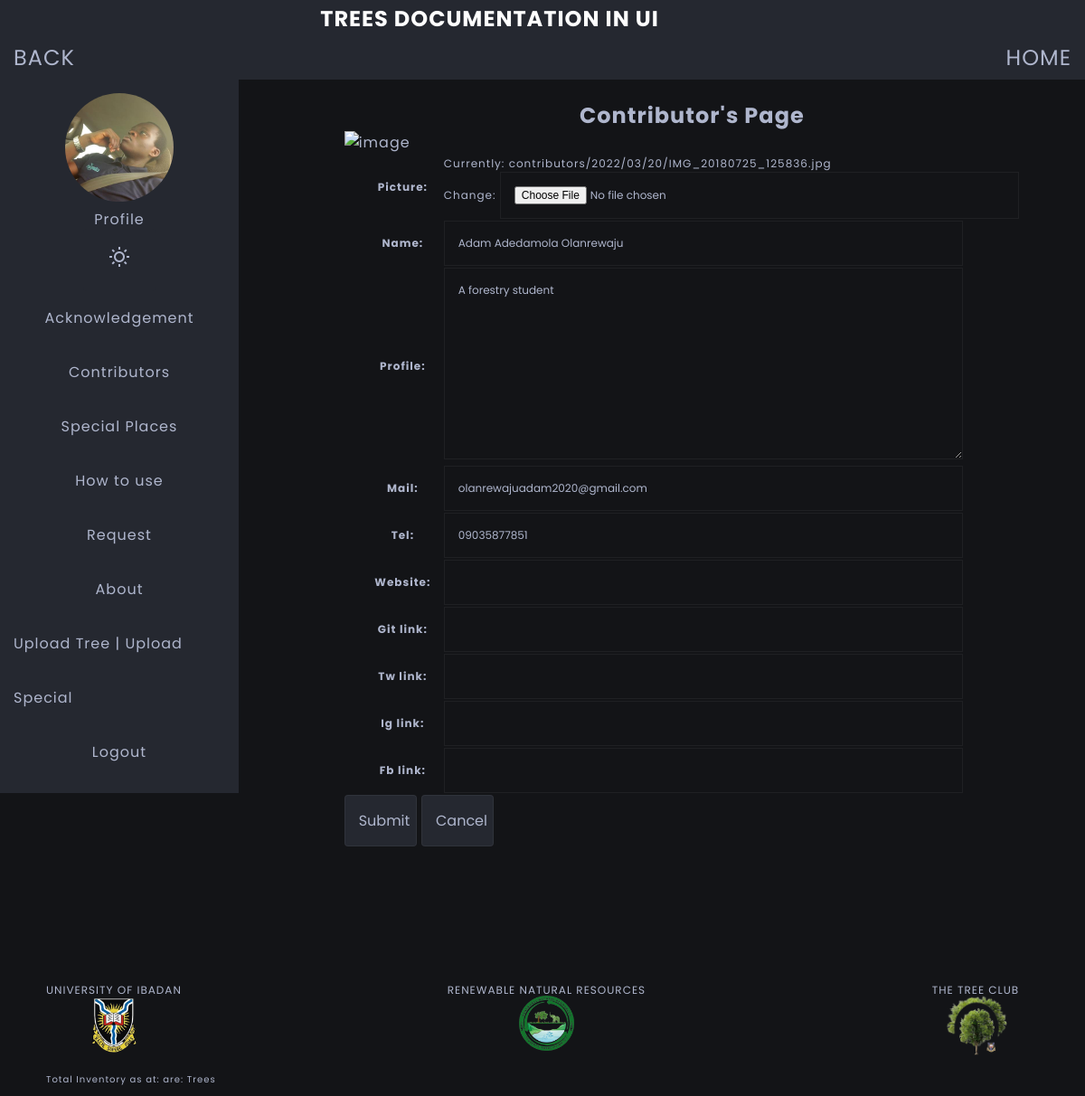
The page /profile/1/ (signed in) on the database its author committed.
### home/models.py (models this page shows, shortened)
class Contributor(models.Model):
    picture = models.ImageField(upload_to='contributors/%Y/%m/%d/')
    user = models.OneToOneField(User, on_delete=models.SET_NULL, null=True)
    name = models.CharField(max_length=70)
    profile = models.TextField()
    mail = models.EmailField()
    phone_regex = RegexValidator(regex=r'^\+?1?\d{9,15}$', message="Number Must be in +234 format")
    tel = models.CharField(validators=[phone_regex], max_length=17)
    website = models.URLField(max_length=200, null=True, blank=True)
    git_link = models.URLField(max_length=200, null=True, blank=True)
    tw_link = models.URLField(max_length=200, null=True, blank=True)
    ig_link = models.URLField(max_length=200, null=True, blank=True)
    fb_link = models.URLField(max_length=200, null=True, blank=True)

### home/views.py (the view, shortened to what this page needs)
# urls.py: path('profile/<int:pk>/', views.Profile.as_view(), name='profile'),
class Profile(LoginRequiredMixin, UpdateView):
    model = Contributor
    form_class = ProfileFrom
    success_url = reverse_lazy('home:home')
    template_name = 'home/contributor_form.html'

### home/forms.py
class ProfileFrom(ModelForm):
    class Meta:
        model = Contributor
        fields = '__all__'
        exclude = ('user',)

### home/templates/home/contributor_form.html (shortened to what this page needs)
{% extends 'base/base.html' %}
{% load static %}
{% block content %}
  <form action="" method="post" enctype="multipart/form-data">
    <h2 class="center"> Contributor's Page </h2>
    <table>
      <div>
        <img src="{{ form.picture.url }}" alt="image">
      </div>
    {{ form.as_table }}
    </table>
    <button class="btn form-btn" type="submit"> Submit </button>
    <button onclick="window.location='{% url 'home:home' %}' ; return false;"  class="btn form-btn" type="submit"> Cancel </button>
  </form>
{% endblock %}

### home/templates/base/base.html (shortened to what this page needs)
  <!DOCTYPE html>
  {% load static %}
  <html lang="en">
  <head>
  <link href="https://cdn.jsdelivr.net/npm/remixicon@2.5.0/fonts/remixicon.css" rel="stylesheet">
  <link rel="stylesheet" href="{% static 'styles/style2.css' %}" />
  </head>
  <body>
  <header class="header">
    <div class="container">
      <nav>
        <div class="flex">
          <a href="{% url 'home:home' %}" class="center heading">
            <b class="center heading">TREES DOCUMENTATION IN UI</b>
          </a>
        </div>
          <div class="flex">
            <a href="{{ request.META.HTTP_REFERER }}">BACK</a>
            <a href="{% url 'home:home' %}">HOME</a>
          </div>
      </nav>
      <aside id="aside" class="menu">
        {% if request.user.contributor.id %}
        <div class="user-pic">
              <a href="{% url 'home:profile' request.user.contributor.id %}">
                  <img src="{{ request.user.contributor.picture.url }}" alt="profile">
              </a>
                  <p>Profile</p>
        </div>
        {% endif %}
        <ul class="flex">
          <button class="btn place-items-center" id="theme-toggle-btn">
            <i class="ri-sun-line sun-icon"></i>
          </button>
          <li><a href="{% url 'home:acknowledgement' %}">Acknowledgement</a></li>
          <li><a href="{% url 'home:contributors' %}">Contributors</a></li>
          <li><a href="{% url 'special:special' %}">Special Places</a></li>
          <li><a href="{% url 'home:how-to-use' %}">How to use</a></li>
          <li><a href="{% url 'treerequest:treerequest' %}">Request</a></li>
          <li><a href="{% url 'home:about' %}">About</a></li>
          {% if request.user.is_authenticated %}
            <li>
              <a href="{% url 'upload:upload' %}"> Upload Tree </a> |
              <a href="{% url 'special:upload' %}"> Upload Special </a>
            </li>
            <li><a href="{% url 'logout' %}">Logout</a>
          {% else %}
            <li><a href="{% url 'login' %}">Login</a></li>
        {% endif %}
        </ul>
      </aside>
    </div>
  </header>
  <div class="flex page-content">
    <div>
      <div class="base-block-content">
        {% block content %}
        {% endblock %}
    </div>
  </div>
  <footer id="base-footer">
    <div class="school-logo flex">
        <div class="center"> UNIVERSITY OF IBADAN
          <div>
              <img width="50" height="" src="{% static 'images/icons/UI_logo.png' %}" alt="UI">
          </div>
        </div>
        <div class="center">RENEWABLE NATURAL RESOURCES
          <div>
            <img style="margin-top: -15px; " width="85" height="" src="{% static 'images/icons/RNR_logo.png' %}" alt="UI">
          </div>
        </div>
        <div class="center">THE TREE CLUB
          <div>
            <img style="margin-top: -5px; "  width="" height="80" src="{% static 'images/icons/TREE_CLUB.png' %}" alt="UI">
          </div>
        </div>
    </div>
    <section id="section-count">
      <div>
          <small>
          <span>Total Inventory as at: </span>
          <span>are:</span>
          <span>Trees</span>
          </small>
      </div>
    </section>
  </footer>
    </div>
  </body>
  </html>

### static/styles/style2.css (style rules this page uses)
:root { --light-color: #fff; --light-color-alt: #afb6cd; --primary-background-color: #131417; --secondary-background-color: #252830; --hover-light-color: var(--light-color); --hover-dark-color: var(--primary-background-color); --gradient-color: linear-gradient( 115deg,#4fcf70,#fad648,#a767e5,#12bcfe,#44ce7b); --transparent-light-color: rgba(255,255,255,.05); --transparent-dark-color: rgba(0,0,0,.75); --font-family: 'Poppins', sans-serif; --font-size-xxsm: 1.0rem; --font-size-xsm: 1.2rem; --font-size-sm: 1.6rem; --font-size-md: 2.4rem; --font-size-lg: 3rem; --font-size-xl: 4rem; --gap: 1rem; --margin-sm: 2rem; --margin-md: 3rem; --margin-lg: 5rem; --item-min-height-sm: 20rem; --item-min-height-md: 30rem; }
* { margin: 0; padding: 0; box-sizing: border-box; }
html { font-size: 62.5%; }
body { font-family: var(--font-family); font-size: var(--font-size-sm); color: var(--light-color-alt); background-color: var(--primary-background-color); letter-spacing: 1px; padding: 5px; margin-left: 0.1rem; transition: background-color .35s ease-in-out, color .3s ease-in-out; }
a { color: inherit; text-decoration: none; }
img { max-width: 100%; }
input, button, textarea, select { font: inherit; color: inherit; padding: 1.5rem; border: 1px solid var(--transparent-light-color); background-color: transparent; }
button { width: 8rem; background-color: var(--secondary-background-color); border-radius: 4px; }
i { font-size: var(--font-size-md); }
li { list-style-position: inside; list-style-type: none; }
#theme-toggle-btn { padding: 0.1rem; border: none; }
.flex { display: flex; justify-content: space-between; }
.center { text-align: center; }
.container { max-width: 160rem; margin: 0 auto; padding: 0 1.5rem; }
form table { width: 95%; margin: auto; }
form td, form tr { font-size: var(--font-size-xsm); }
select, input, textarea { width: 90%; }
.header { background-color: var(--secondary-background-color); position: fixed; top: 0; left: 0; width: 100%; z-index: 100; }
.heading { width: 90%; padding: 0.3rem; margin-bottom: 0.5rem; color: var(--light-color); }
.menu { background-color: var(--secondary-background-color); position: absolute; top: 7.5rem; right: 1.5rem; width: 23rem; padding: 1.5rem; opacity: 0; transform: scale(0); transition: opacity .25s ease-in; }
.menu > ul { flex-direction: column; align-items: center; line-height: 4rem; }
nav { padding-bottom: 0.7rem; }
.user-pic { width: 7rem; height: 7rem; margin: auto; margin-bottom: 3rem; }
.user-pic p { text-align: center; }
.user-pic img { border-radius: 50%; object-fit: cover; width: 100%; height: 100%; }
.school-logo { font-size: var(--font-size-xsm); }
#section-count { font-size: var(--font-size-xsm); }
.page-content { margin-top: 8rem; flex-direction: column; min-height: 100vh; }
.base-block-content { margin-bottom: var(--margin-lg); min-height: 85vh; }
footer { margin-top: 10rem; }
@media screen and (min-width: 800px) { body { padding: 1rem 5rem; } }
@media screen and (min-width: 800px) { nav { font-size: var(--font-size-md); } }
@media screen and (min-width: 800px) { .menu { background-color: var(--secondary-background-color); position: absolute; top: 8.8rem; left: 0rem; width: 22%; padding: 1.5rem; opacity: 1; transform: scale(1); transition: opacity .25s ease-in; } }
@media screen and (min-width: 800px) { .menu > ul { flex-direction: column; align-items: center; line-height: 6rem; } }
@media screen and (min-width: 800px) { .user-pic { width: 12rem; height: 12rem; margin: auto; margin-bottom: 3rem; } }
@media screen and (min-width: 800px) { .base-block-content { margin-bottom: var(--margin-lg); margin-left: 30%; padding-top: 2rem; min-height: 85vh; } }

### rows shown on the page
Contributor: name "Adam Adedamola Olanrewaju", profile "A forestry student", mail "olanrewajuadam2020@gmail.com", tel "09035877851"
